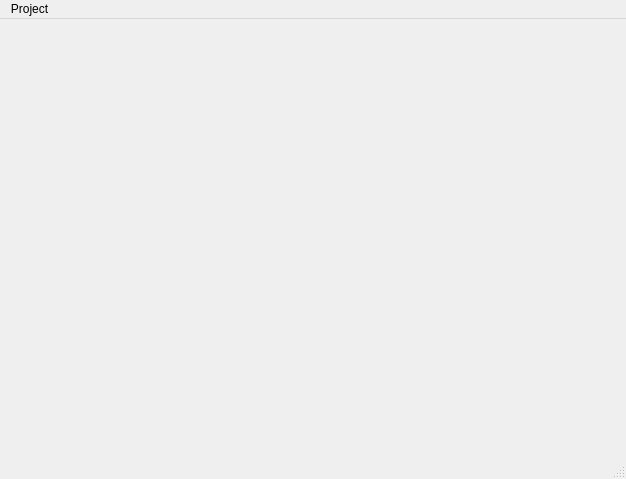
<?xml version="1.0" encoding="UTF-8"?>
<ui version="4.0">
 <class>MainWindow</class>
 <widget class="QMainWindow" name="MainWindow">
  <property name="geometry">
   <rect>
    <x>0</x>
    <y>0</y>
    <width>626</width>
    <height>479</height>
   </rect>
  </property>
  <property name="windowTitle">
   <string>MainWindow</string>
  </property>
  <widget class="QWidget" name="centralwidget"/>
  <widget class="QMenuBar" name="menubar">
   <property name="geometry">
    <rect>
     <x>0</x>
     <y>0</y>
     <width>626</width>
     <height>25</height>
    </rect>
   </property>
   <widget class="QMenu" name="menuProject">
    <property name="title">
     <string>Project</string>
    </property>
    <addaction name="actionNewProject"/>
    <addaction name="actionOpenProject"/>
    <addaction name="actionSaveProject"/>
    <addaction name="actionSaveProject_as"/>
    <addaction name="separator"/>
    <addaction name="actionExit"/>
   </widget>
   <addaction name="menuProject"/>
  </widget>
  <widget class="QStatusBar" name="statusbar"/>
  <action name="actionNewProject">
   <property name="text">
    <string>New...</string>
   </property>
  </action>
  <action name="actionOpenProject">
   <property name="text">
    <string>Open...</string>
   </property>
  </action>
  <action name="actionSaveProject">
   <property name="text">
    <string>Save</string>
   </property>
  </action>
  <action name="actionSaveProject_as">
   <property name="text">
    <string>Save as...</string>
   </property>
  </action>
  <action name="actionExit">
   <property name="text">
    <string>Exit</string>
   </property>
  </action>
 </widget>
 <resources/>
 <connections/>
</ui>
